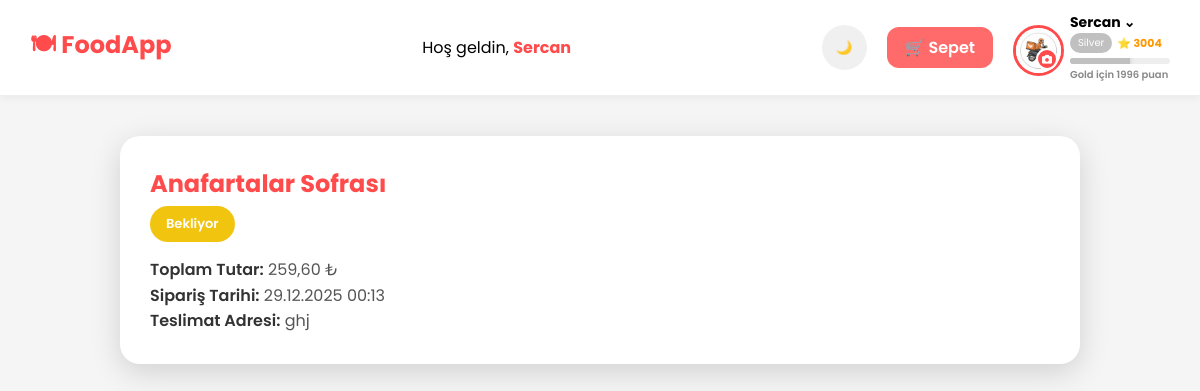
Screenshot of /customer/order_detail.php?id=30 (signed in) with the database file from the repository.
### tables this page shows
CREATE TABLE `user_points` (
  `user_id` int(11) NOT NULL,
  `points` int(11) DEFAULT 0
);

CREATE TABLE `orders` (
  `OrderID` int(11) NOT NULL,
  `CustomerID` int(11) NOT NULL,
  `RestaurantID` int(11) NOT NULL,
  `Total` decimal(10,2) NOT NULL,
  `Address` varchar(255) NOT NULL,
  `Status` enum('pending','preparing','on_the_way','delivered') DEFAULT 'pending',
  `OrderDate` timestamp NOT NULL DEFAULT current_timestamp(),
  `used_points` int(11) DEFAULT 0,
  `DeliveryProgress` int(11) DEFAULT 0,
  `on_the_way_at` datetime DEFAULT NULL
);

CREATE TABLE `restaurants` (
  `id` int(11) NOT NULL,
  `seller_id` int(11) NOT NULL,
  `restaurant_name` varchar(255) NOT NULL,
  `description` text DEFAULT NULL,
  `created_at` timestamp NOT NULL DEFAULT current_timestamp(),
  `logo` varchar(255) NOT NULL,
  `rating` decimal(3,2) NOT NULL DEFAULT 0.00,
  `rating_count` int(11) NOT NULL DEFAULT 0
);

### customer/order_detail.php (the view, shortened to what this page needs)
<?php
include "../db.php";
$order_id = (int)($_GET["id"] ?? 0);
$user_id  = (int)$_SESSION["user_id"];
$order = mysqli_fetch_assoc(mysqli_query($conn,"
    SELECT o.*, r.restaurant_name, r.id AS RestID
    FROM orders o
    JOIN restaurants r ON r.id = o.RestaurantID
    WHERE o.OrderID = $order_id AND o.CustomerID = $user_id
"));
include "header.php";
?>
<!DOCTYPE html>
<html lang="tr">
<head>
</head>
<body>
<?php render_customer_header(); ?>
<div class="box">
    <h2><?= htmlspecialchars($order["restaurant_name"]); ?></h2>
    <?php
        $cls = "pending";
        $txt = "Bekliyor";
    ?>
    <div class="status <?= $cls ?>"><?= $txt ?></div>
    <div class="order-info">
        <strong>Toplam Tutar:</strong> <?= number_format($order["Total"],2,",",".") ?> ₺<br>
        <strong>Sipariş Tarihi:</strong> <?= date("d.m.Y H:i", strtotime($order["OrderDate"])) ?><br>
        <strong>Teslimat Adresi:</strong> <?= htmlspecialchars($order["Address"]) ?>
    </div>
</div>
</body>
</html>

### customer/header.php (shortened to what this page needs)
<?php
function render_customer_header() {
    $user_id   = $_SESSION["user_id"] ?? 0;
    $fullname  = $_SESSION["fullname"] ?? "Kullanıcı";
    $conn = $GLOBALS["conn"];
    $count = 0;
    if ($user_id) {
        $q = mysqli_query($conn, "SELECT SUM(quantity) AS t FROM cart WHERE user_id=$user_id");
        if ($q) {
            $row = mysqli_fetch_assoc($q);
            $count = $row["t"] ?? 0;
        }
    }
    $points = 0;
    $pq = mysqli_query($conn,"SELECT points FROM user_points WHERE user_id=$user_id");
    if ($pq && mysqli_num_rows($pq)) {
        $points = (int)mysqli_fetch_assoc($pq)["points"];
    }
    $level = "Bronze";
    $levelColor = "#cd7f32";
    $nextLevel = "Silver";
    $targetPoints = 1500;
    if ($points >= 5000) {
        $level = "Gold";
        $levelColor = "#FFD700";
        $levelShadow = "#ccab00";
        $targetPoints = 5000;
        $nextLevel = "Efsane";
    } elseif ($points >= 1500) {
        $level = "Silver";
        $levelColor = "#c0c0c0";
        $targetPoints = 5000;
        $nextLevel = "Gold";
    }
    $remaining = $targetPoints - $points;
?>
<link rel="stylesheet" href="https://cdnjs.cloudflare.com/ajax/libs/font-awesome/6.5.1/css/all.min.css">
<div class="top-bar">
    <a href="dashboard.php" class="top-left">🍽 FoodApp</a>
    <div class="top-middle">Hoş geldin, <strong style="color:#ff4b4b"><?= htmlspecialchars($fullname) ?></strong></div>
    <div class="top-right">
        <button id="darkToggle" class="dark-toggle"><span class="icon">🌙</span></button>
        <a href="cart.php" class="cart-btn">🛒 Sepet <?php if ($count > 0): ?><span class="cart-count"><?= $count ?></span><?php endif; ?></a>
        <div class="profile-box">
            <div class="avatar-wrapper" onclick="document.getElementById('avatarModal').style.display='flex'">
                <div class="avatar-edit-icon"><i class="fa-solid fa-camera"></i></div>
            </div>
            <div style="display:flex; flex-direction:column; cursor:pointer;" onclick="toggleProfileMenu(event)">
                <span style="font-size:14px; font-weight:700;"><?= htmlspecialchars(explode(" ",$fullname)[0]) ?> ⌄</span>
                <div style="display:flex; align-items:center; gap:5px;">
                    <span style="font-size:10px; padding:2px 8px; border-radius:999px; color:#fff; background:<?= $levelColor ?>;"><?= $level ?></span>
                    <span style="font-size:11px; font-weight:700; color:#ff9800;">⭐ <?= $points ?></span>
                </div>
                <div class="progress-container"><div class="progress-bar"></div></div>
                <?php if($remaining > 0): ?><span class="next-level-info"><?= $nextLevel ?> için <?= $remaining ?> puan</span><?php endif; ?>
            </div>
        </div>
    </div>
</div>
<?php } ?>

### customer/order_detail.php (style rules this page uses)
body { background:#f5f5f5; font-family:'Poppins', sans-serif; margin:0; transition: background 0.3s, color 0.3s; }
.box { max-width:900px; margin:40px auto; background:white; padding:30px; border-radius:20px; box-shadow:0 8px 30px rgba(0,0,0,0.15); transition: background 0.3s, box-shadow 0.3s; }
.status { padding:8px 16px; border-radius:999px; font-size:13px; font-weight: 600; color:white; display:inline-block; margin-bottom: 15px; }
.pending { background:#f1c40f; }
.order-info strong { font-weight: 600; color: #333; }
.order-info { font-size: 16px; line-height: 1.6; color: #555; }
h2 { color: #ff4b4b; font-weight: 700; margin-top: 0; margin-bottom: 5px; }

### rows the page displays
user_points: points "Silver", points "3004", points "Gold", points "1996"
orders: RestaurantID.restaurant_name "Anafartalar Sofrası", Total "259,60", OrderDate "29.12.2025 00:13", Address "ghj"

### other values shown
$fullname "Sercan"
explode(" ",$fullname)[0] "Sercan"
$txt "Bekliyor"
